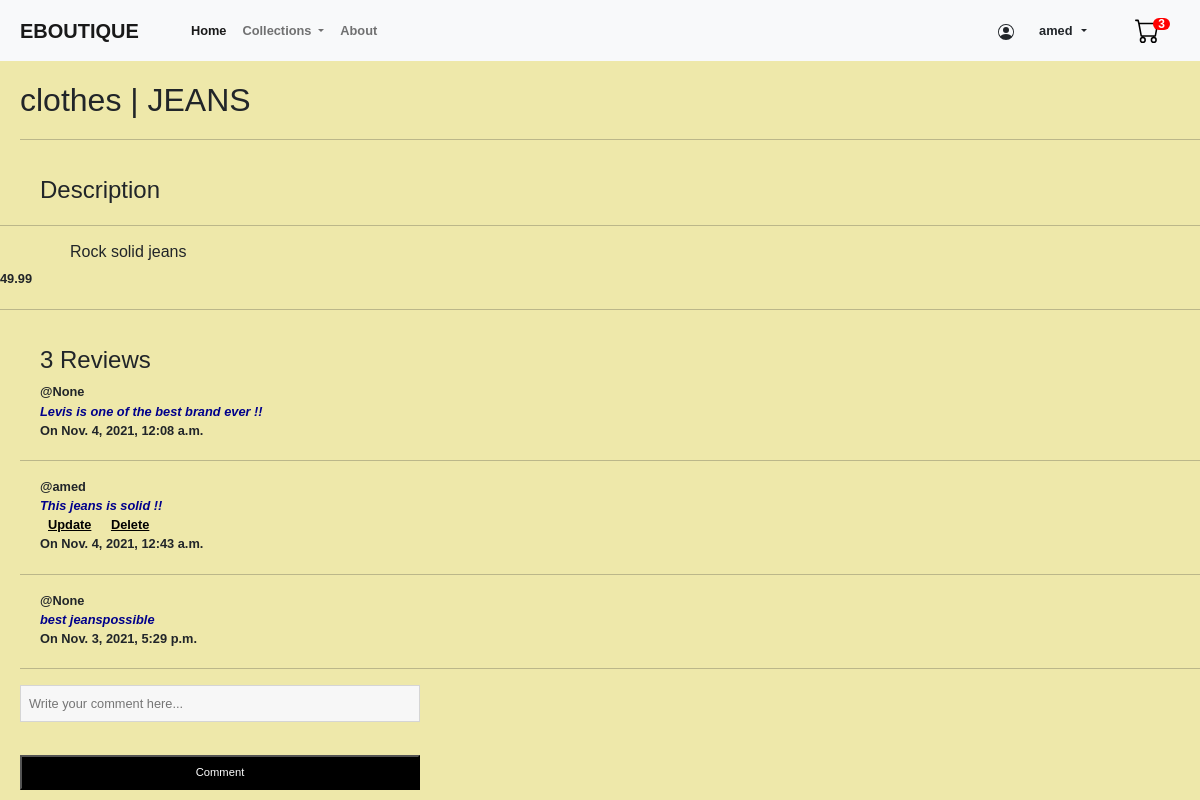
Page /eboutique/product/3 (signed in) on the committed database.
### client/models.py (models this page shows, shortened)
class Order(models.Model):
    customer = models.ForeignKey(Customer, on_delete=models.SET_NULL, null=True)
    orderdate = models.DateTimeField(auto_now_add=True)
    completed = models.BooleanField(default=False)
    @property
    def get_cart_items(self):
        orderitems = self.orderitem_set.all()
        total = sum([item.quantity for item in orderitems])
        return total

class OrderItem(models.Model):
    order = models.ForeignKey(Order, on_delete=models.CASCADE)
    product = models.OneToOneField(Product, on_delete=models.SET_NULL, null=True)
    quantity = models.PositiveSmallIntegerField(default=0, null=True)

### eboutique/models.py (models this page shows, shortened)
class Product(models.Model):
    collection = models.ForeignKey(Collection, on_delete=models.CASCADE) # put 'Collection' in case the function is underneath
    brand = models.ForeignKey(Brand, on_delete=models.CASCADE)
    title = models.CharField(max_length=100)
    description = models.TextField(null=True, blank=True)
    price = models.DecimalField(max_digits=7, decimal_places=2)
    image = models.ImageField(null=True)
    inventory = models.IntegerField()

class Collection(models.Model):
    name = models.CharField(max_length=100)
    def __str__(self):
        return self.name

class Message(models.Model):
    host = models.ForeignKey(User, on_delete=models.SET_NULL, null=True)
    product = models.ForeignKey(Product, on_delete=models.CASCADE, null=True)
    review = models.TextField(max_length=200, null=True, blank=True)
    created = models.DateTimeField(auto_now_add=True, null=True)
    updated = models.DateTimeField(auto_now=True, null=True)
    def __str__(self):
        return self.review

### eboutique/views.py (the view, shortened to what this page needs)
# urls.py: path('product/<str:pk>', views.product, name="product"),
def product(request, pk):
    product = Product.objects.get(id=pk)
    product_messages = product.message_set.all().order_by('-created')      #get all the kids related to that parent
    comments_count = product_messages.count()
    try:
        order = Order.objects.get(customer=request.user.customer, completed=False)
    except:
        order = {}
    context = { "product": product,
                "product_messages": product_messages,
                "comments_count":comments_count,
                "order":order
                }
    return render(request, "eboutique/product.html", context)

### templates/eboutique/product.html (shortened to what this page needs)
{% extends "base.html" %}
{% block title %}
<div>
    <h2>{{product.collection}} | {{product.title}}</h2>
    <hr>
</div>
{% endblock title %}
{% block content %}
<div><h4>Description</h4></div>
<hr>
<div><h6>{{product.description}}</h6></div>
{{product.price}}
<hr>
{% if comments_count >= 2 %}
<div><h4>{{comments_count}} Reviews</h4></div>
{% else %}
<div><h4>{{comments_count}} Review</h4></div>
{% endif %}
<div>
    {% for message in product_messages %}
        <div>@{{message.host}}</div>
        <div class="message-comment">{{message}}</div>
        <div>
            {% if request.user == message.host %}
            <a href="{% url 'update-review' message.id %}">Update</a>
            <a href="{% url 'delete-review' message.id %}">Delete</a>
            {% endif %}
        </div>
        <div>On {{message.updated}}</div>
    <hr>
    {% endfor %}
</div>
{% if request.user.is_authenticated %}
<div class="comment-form">
    <form class="d-flex" action="" method="POST" style="display: flex; flex-direction: column; max-width: 400px;">
        <input type="text" name="body" placeholder="Write your comment here..."/>
        <button class="searchBtn btn-outline-success" type="submit">Comment</button>
    </form>
</div>
{% else %}
<p><li>You must login to add a review</li></p>
{% endif %}
{% endblock content %}

### templates/base.html (shortened to what this page needs)
<!DOCTYPE html>
{% load static %}
<link rel="stylesheet" type="text/css" href="{% static 'base.css' %}" />
<link rel="stylesheet" type="text/css" href="{% static 'eboutique/css/bootstrap.css' %}" />
<link rel="stylesheet" type="text/css" href="{% static 'eboutique/css/home.css' %}" />
<link rel="stylesheet" type="text/css" href="{% static 'client/css/cart.css' %}" />
<html lang="en">
<head>
</head>
<body>
    <header>
        <nav class="navbar navbar-expand-lg navbar-light bg-light">
            <div class="container-fluid">
              <a class="navbar-brand" href="/eboutique/">EBOUTIQUE</a>
              <div class="collapse navbar-collapse" id="navbarSupportedContent">
                <ul class="navbar-nav me-auto mb-2 mb-lg-0">
                  <li class="nav-item">
                    <a class="nav-link active" aria-current="page" href="/eboutique/">Home</a>
                  </li>
                  <li class="nav-item dropdown">
                    <a class="nav-link dropdown-toggle" href="#" id="navbarDropdown" role="button" data-bs-toggle="dropdown" aria-expanded="false">
                      Collections
                    </a>
                  </li>
                  <li class="nav-item">
                    <a class="nav-link" href="#">About</a>
                  </li>
                </ul>
                <div class="nav-item item-login">
                  {% if request.user.is_authenticated %}
                    <div class="dropdown">
                      <div class="user-logo dropdown-toggle" href="#" id="navbarDropdown" role="button" data-bs-toggle="dropdown" aria-expanded="false">
                        <i class="bi bi-person-circle">
                        </i>
                        <div>{{request.user.username}}</div>
                      </div>
                    </div>
                    <div>
                      <a href="{% url 'cart' %}">
                        <span class='badge badge-warning' id='lblCartCount'> {{order.get_cart_items}}</span>
                      </a>
                    </div>
                  {% else %}
                    <a class="nav-link" href="{% url 'login' %}">Login</a>
                  {% endif %}
                </div>
              </div>
            </div>
          </nav>
    </header>
    {% block title %}
    {% endblock %}
    {% block content %}
    {% endblock %}
</body>
</html>

### static/base.css (style rules this page uses)
.item-login { display: flex; align-items: center; padding: 10px; }
.item-login a { text-decoration: none; color: black; }
.user-logo { display: flex; align-items: center; margin-right: 20px; }
.user-logo div { margin: 0px 5px; }

### static/eboutique/css/home.css (style rules this page uses)
.d-flex { padding: 0; display: flex; align-items: center; }
.searchBtn { margin: 1px 0px 0px 0px; padding: 7px 6px; background-color: #000; border-color: #000; color: white; width: 100%; font-size: 0.7rem; }

### static/client/css/cart.css (style rules this page uses)
body { background: #eee8aa; min-height: 100vh; vertical-align: middle; font-family: sans-serif; font-size: 0.8rem; font-weight: bold }
.badge { padding-left: 9px; padding-right: 9px; -webkit-border-radius: 9px; -moz-border-radius: 9px; border-radius: 9px; }
#lblCartCount { font-size: 12px; background: #ff0000; color: #fff; padding: 0 5px; vertical-align: top; margin-left: -10px; }
a { padding: 0 1vh }
hr { margin-top: 1.25rem }
form { padding: 2vh 0 }
input { border: 1px solid rgba(0, 0, 0, 0.137); padding: 1vh; margin-bottom: 4vh; outline: none; width: 100%; background-color: rgb(247, 247, 247) }
a { color: black }

### templates/eboutique/product.html (style rules this page uses)
div { padding-left: 20px; }
h2 { padding-top: 20px; }
h4 { padding-top: 20px; padding-left: 20px; }
h6 { padding-left: 50px; }
a { color: black; }
.message-comment { font-style: italic; font-family: 'Franklin Gothic Medium', 'Arial Narrow', Arial, sans-serif; color: darkblue; }

### rows in the picture
Order: get_cart_items "3"
Product: collection "clothes", title "JEANS", description "Rock solid jeans", price "49.99"
Message: host "None", review "Levis is one of the best brand ever !!", updated "Nov. 4, 2021, 12:08 a.m."
Message: host "amed", review "This jeans is solid !!", shows "Update", updated "Nov. 4, 2021, 12:43 a.m."
Message: host "None", review "best jeanspossible", updated "Nov. 3, 2021, 5:29 p.m."

### other values in the picture
{{ request.user.username }} "amed"
{{ comments_count }} "3"
